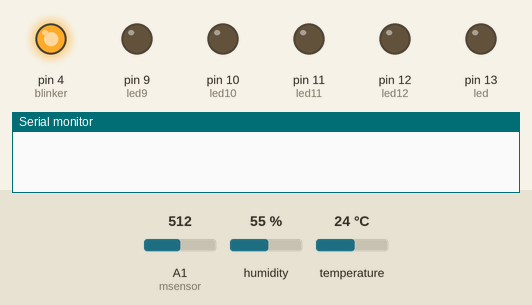
Bench run of a sketch on a simulated Arduino Uno, built with avr-gcc and run on an emulated ATmega328P. On the bench: output pins drawn as LEDs (lit = HIGH), the last lines printed to the serial monitor. The test bench sets the inputs (shaded band); at power-on: A1 (msensor) = 512, humidity 55 %, temperature 24 °C.

Above: at 0.1 s.
At 0.6 s:
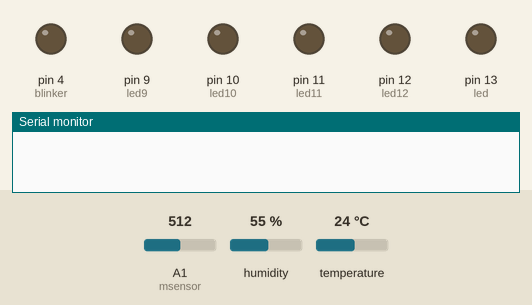
At 20.4 s:
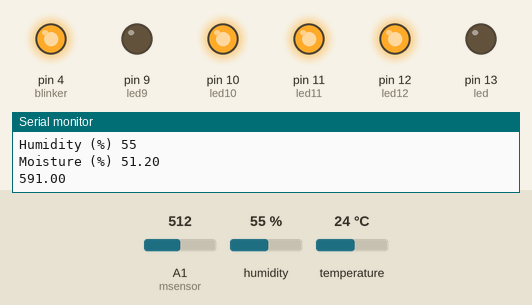
At 38.8 s:
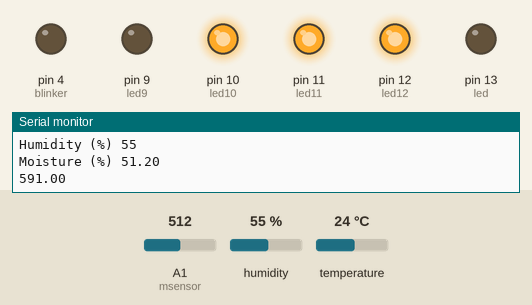
Timing chart, 0 to 40.0 s (numbered marks = the images above):
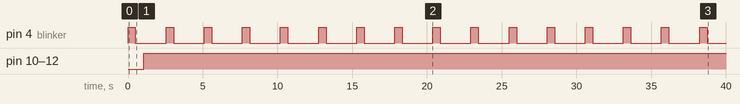

The sketch:

Growify-Arduino.ino
```cpp
#include <SimpleDHT.h>

int msensor = A1;
int msvalue = 0;
int led = 13;

int led12 = 12;
int led11 = 11;
int led10 = 10;
int led9 = 9;

int blinker = 4;

boolean flag  = false;

int pinDHT11 = 2;
SimpleDHT11 dht11(pinDHT11);

void setup() {
  Serial.begin(9600);
  pinMode(msensor, INPUT);
  pinMode(led, OUTPUT);
  pinMode(led12, OUTPUT);
  pinMode(led11, OUTPUT);
  pinMode(led10, OUTPUT);
  pinMode(led9, OUTPUT);
  pinMode(blinker, OUTPUT);
}

void loop() {


  digitalWrite(blinker, HIGH);
  delay(500);
  digitalWrite(blinker, LOW);
  delay(500);


  Serial.println("=================================");

  byte temperature = 0;
  byte humidity = 0;
  int err = SimpleDHTErrSuccess;
  if ((err = dht11.read(&temperature, &humidity, NULL)) != SimpleDHTErrSuccess) {
    Serial.print("Read DHT11 failed, err="); Serial.println(err);delay(1000);
    return;
  }

  Serial.println("Sensors: ");
  Serial.print("Temperature (*C) "); Serial.println((int)temperature);
  Serial.print("Humidity (%) "); Serial.println((int)humidity);
  msvalue = analogRead(msensor);
  float a = msvalue;
  float b = temperature;
  float c = humidity;

  float d = (a/1000)*100;
  Serial.print("Moisture (%) "); Serial.println(d);


  Serial.println(a+b+c);


  if (humidity == 60) {
    digitalWrite(led12, HIGH);
    digitalWrite(led11, HIGH);
    digitalWrite(led10, HIGH);
    digitalWrite(led9, HIGH);
  } else if (40 <= humidity <= 60) {
    digitalWrite(led12, HIGH);
    digitalWrite(led11, HIGH);
    digitalWrite(led10, HIGH);
    digitalWrite(led9, LOW);
  } else if (20 <= humidity <= 80) {
    digitalWrite(led12, HIGH);
    digitalWrite(led11, HIGH);
    digitalWrite(led10, LOW);
    digitalWrite(led9, LOW);
  } else {
    digitalWrite(led12, HIGH);
    digitalWrite(led11, LOW);
    digitalWrite(led10, LOW);
    digitalWrite(led9, LOW);
  }
  delay(1500);
}
```

Measured:
- by itself, pin 4 (blinker): alternates HIGH for 0.50 s and LOW for 2.0 s
- by itself, pin 10 (led10), pin 11 (led11), pin 12 (led12): LOW → HIGH at 1.0 s
